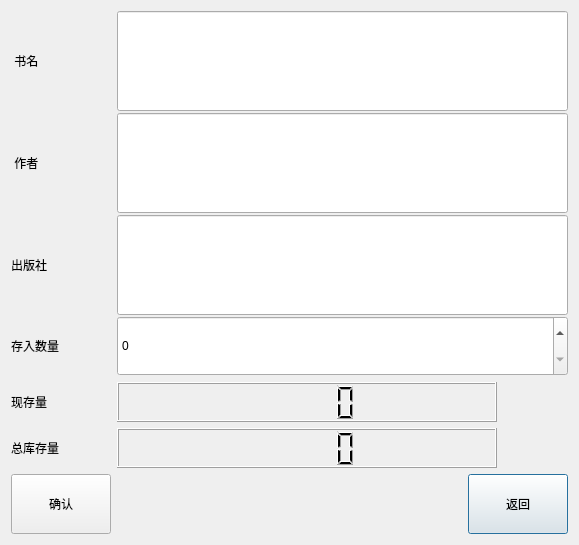
<?xml version="1.0" encoding="UTF-8"?>
<ui version="4.0">
 <class>BookIn</class>
 <widget class="QDialog" name="BookIn">
  <property name="geometry">
   <rect>
    <x>0</x>
    <y>0</y>
    <width>579</width>
    <height>545</height>
   </rect>
  </property>
  <property name="minimumSize">
   <size>
    <width>500</width>
    <height>500</height>
   </size>
  </property>
  <property name="windowTitle">
   <string>图书入库</string>
  </property>
  <property name="styleSheet">
   <string notr="true">background-image: url(:/new/prefix1/980.jpg);</string>
  </property>
  <layout class="QGridLayout" name="gridLayout_2">
   <item row="0" column="0">
    <layout class="QGridLayout" name="gridLayout">
     <item row="0" column="0">
      <widget class="QLabel" name="label_2">
       <property name="minimumSize">
        <size>
         <width>100</width>
         <height>100</height>
        </size>
       </property>
       <property name="text">
        <string> 书名</string>
       </property>
      </widget>
     </item>
     <item row="0" column="1" colspan="2">
      <widget class="QLineEdit" name="BookName">
       <property name="minimumSize">
        <size>
         <width>380</width>
         <height>100</height>
        </size>
       </property>
      </widget>
     </item>
     <item row="1" column="0">
      <widget class="QLabel" name="label_3">
       <property name="minimumSize">
        <size>
         <width>100</width>
         <height>100</height>
        </size>
       </property>
       <property name="text">
        <string> 作者</string>
       </property>
      </widget>
     </item>
     <item row="1" column="1" colspan="2">
      <widget class="QLineEdit" name="Writer">
       <property name="minimumSize">
        <size>
         <width>380</width>
         <height>100</height>
        </size>
       </property>
      </widget>
     </item>
     <item row="2" column="0">
      <widget class="QLabel" name="label_7">
       <property name="minimumSize">
        <size>
         <width>100</width>
         <height>100</height>
        </size>
       </property>
       <property name="text">
        <string>出版社</string>
       </property>
      </widget>
     </item>
     <item row="2" column="1" colspan="2">
      <widget class="QLineEdit" name="Publisher">
       <property name="minimumSize">
        <size>
         <width>380</width>
         <height>100</height>
        </size>
       </property>
      </widget>
     </item>
     <item row="3" column="0">
      <widget class="QLabel" name="label_6">
       <property name="minimumSize">
        <size>
         <width>100</width>
         <height>60</height>
        </size>
       </property>
       <property name="text">
        <string>存入数量</string>
       </property>
      </widget>
     </item>
     <item row="3" column="1" colspan="2">
      <widget class="QSpinBox" name="BookInspinBox">
       <property name="minimumSize">
        <size>
         <width>380</width>
         <height>60</height>
        </size>
       </property>
      </widget>
     </item>
     <item row="4" column="0">
      <widget class="QLabel" name="label_4">
       <property name="minimumSize">
        <size>
         <width>70</width>
         <height>40</height>
        </size>
       </property>
       <property name="text">
        <string>现存量</string>
       </property>
      </widget>
     </item>
     <item row="4" column="1">
      <widget class="QLCDNumber" name="CurrentBookNumber">
       <property name="minimumSize">
        <size>
         <width>380</width>
         <height>40</height>
        </size>
       </property>
      </widget>
     </item>
     <item row="5" column="0">
      <widget class="QLabel" name="label_5">
       <property name="minimumSize">
        <size>
         <width>70</width>
         <height>0</height>
        </size>
       </property>
       <property name="text">
        <string>总库存量</string>
       </property>
      </widget>
     </item>
     <item row="5" column="1">
      <widget class="QLCDNumber" name="TotalBookNumber">
       <property name="minimumSize">
        <size>
         <width>380</width>
         <height>40</height>
        </size>
       </property>
      </widget>
     </item>
     <item row="6" column="2">
      <widget class="QPushButton" name="BackButton">
       <property name="minimumSize">
        <size>
         <width>100</width>
         <height>60</height>
        </size>
       </property>
       <property name="text">
        <string>返回</string>
       </property>
      </widget>
     </item>
     <item row="6" column="0">
      <widget class="QPushButton" name="OKpushButton">
       <property name="minimumSize">
        <size>
         <width>70</width>
         <height>60</height>
        </size>
       </property>
       <property name="text">
        <string>确认</string>
       </property>
      </widget>
     </item>
    </layout>
   </item>
  </layout>
 </widget>
 <resources/>
 <connections/>
</ui>
